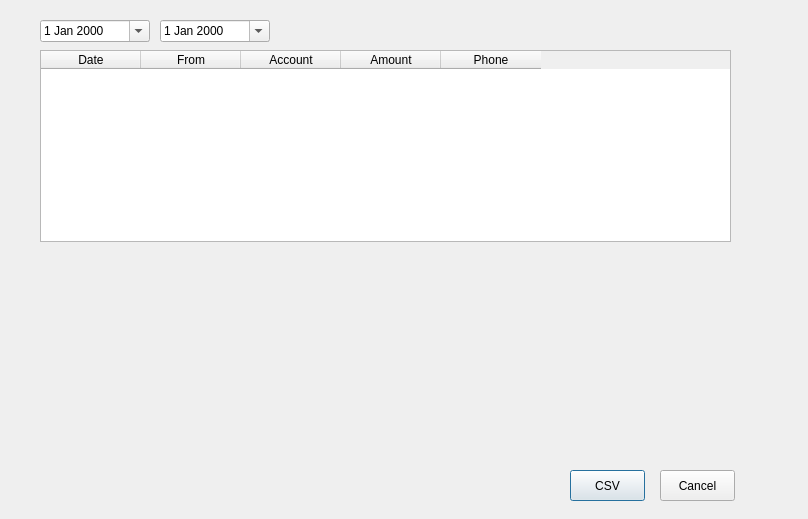
<?xml version="1.0" encoding="UTF-8"?>
<ui version="4.0">
 <class>CsmsDlg</class>
 <widget class="QDialog" name="CsmsDlg">
  <property name="geometry">
   <rect>
    <x>0</x>
    <y>0</y>
    <width>808</width>
    <height>519</height>
   </rect>
  </property>
  <property name="windowTitle">
   <string>Dialog</string>
  </property>
  <widget class="QDateEdit" name="m_fromDate">
   <property name="geometry">
    <rect>
     <x>40</x>
     <y>20</y>
     <width>110</width>
     <height>22</height>
    </rect>
   </property>
   <property name="displayFormat">
    <string>d MMM yyyy</string>
   </property>
   <property name="calendarPopup">
    <bool>true</bool>
   </property>
  </widget>
  <widget class="QDateEdit" name="m_toDate">
   <property name="geometry">
    <rect>
     <x>160</x>
     <y>20</y>
     <width>110</width>
     <height>22</height>
    </rect>
   </property>
   <property name="displayFormat">
    <string>d MMM yyyy</string>
   </property>
   <property name="calendarPopup">
    <bool>true</bool>
   </property>
  </widget>
  <widget class="QTableWidget" name="m_table">
   <property name="geometry">
    <rect>
     <x>40</x>
     <y>50</y>
     <width>691</width>
     <height>192</height>
    </rect>
   </property>
   <column>
    <property name="text">
     <string>Date</string>
    </property>
   </column>
   <column>
    <property name="text">
     <string>From</string>
    </property>
   </column>
   <column>
    <property name="text">
     <string>Account</string>
    </property>
   </column>
   <column>
    <property name="text">
     <string>Amount</string>
    </property>
   </column>
   <column>
    <property name="text">
     <string>Phone</string>
    </property>
   </column>
  </widget>
  <widget class="QPushButton" name="m_save">
   <property name="geometry">
    <rect>
     <x>570</x>
     <y>470</y>
     <width>75</width>
     <height>31</height>
    </rect>
   </property>
   <property name="text">
    <string>CSV</string>
   </property>
   <property name="default">
    <bool>true</bool>
   </property>
  </widget>
  <widget class="QPushButton" name="m_cancel">
   <property name="geometry">
    <rect>
     <x>660</x>
     <y>470</y>
     <width>75</width>
     <height>31</height>
    </rect>
   </property>
   <property name="text">
    <string>Cancel</string>
   </property>
  </widget>
 </widget>
 <resources/>
 <connections/>
</ui>
